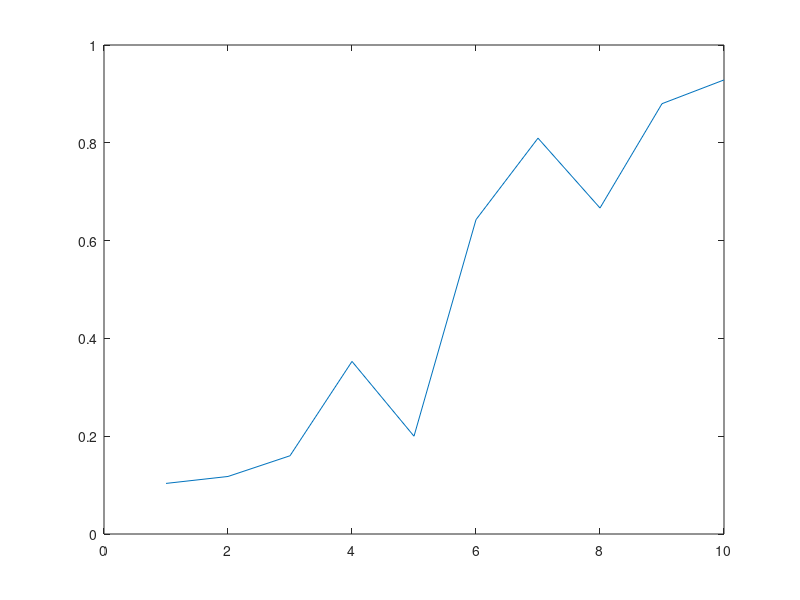

Source code (MATLAB): (Note: this script raises an error after producing the figure.)
%TestDsc6
a=[ 0.657
0.943
0.898
0.833
0.925
0.908
0.837
0.642
0.933
0.212
0.853
0.776
0.967
0.978
0.712
0.873
0.942
0.987
0.750
0.974
0.874
0.911
0.886
0.599
0.743
0.969
0.643
0.740
0.917
0.963
0.967
0.917
0.685
0.795
0.682
0.473
0.760
0.683
0.800
0.696
0.988
0.942
0.687
0.877
0.304
0.983
0.905
0.828
0.841
0.645
0.856
0.248
0.578
0.467
0.348
0.355
0.898
0.692
0.681
0.664
0.976
0.577
0.886
0.744
0.993
0.919
0.594
0.660
0.341
0.835
0.451
0.958
0.851
0.812
0.706
0.319
0.598
0.804
0.951
0.916
0.730
0.229
0.520
0.894
0.875
0.897
0.990
0.396
0.617
0.083
0.660
0.113
0.073
0.576
0.139
0.663
0.657
0.851
0.059
0.835
0.202
0.535
0.569
0.757
];
b=[ 0.214
0.200
0.025
0.297
0.041
0.016
0.178
0.606
0.019
0.201
0.084
0.111
0.091
0.164
0.463
0.172
0.826
0.045
0.426
0.205
0.000
0.010
0.516
0.289
0.601
0.368
0.401
0.070
0.207
0.073
0.397
0.366
0.733
0.187
0.504
0.238
0.072
0.411
0.422
0.029
0.248
0.221
0.027
0.331
0.167
0.497
0.170
0.259
0.209
0.010
0.078
0.028
0.231
0.242
0.005
0.235
0.920
0.146
0.051
0.706
0.065
0.496
0.249
0.623
0.212
0.088
0.178
0.245
0.548
0.126
0.038
0.775
0.140
0.252
0.451
0.168
0.247
0.480
0.390
0.423
0.331
0.723
0.238
0.421
0.114
0.756
0.316
0.052
0.314
0.289
0.321
0.816
0.764
0.936
0.096
0.001
0.670
0.439
0.384
0.337
0.173
0.600
0.894
0.545
0.092
];
X = .05:.1:.95
h(:,1) = hist(a, X);
h(:,2) = hist(b, X);
plot(h(:,1)./(h(:,1)+h(:,2)))

as = sort
pause
plot(h(:,2)./(h(:,1)+h(:,2)))
mean([a;b])